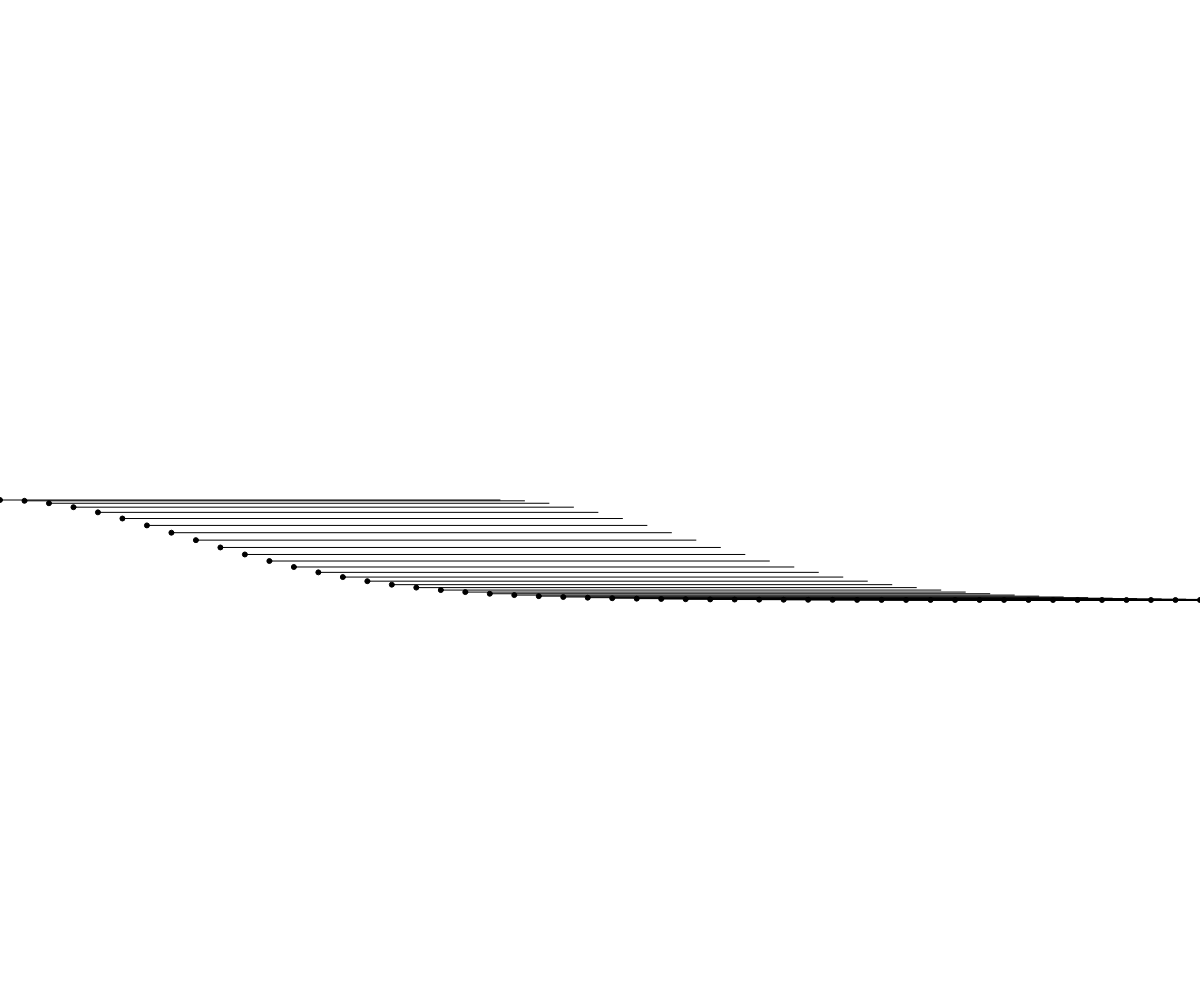
Frame 1 (no input)
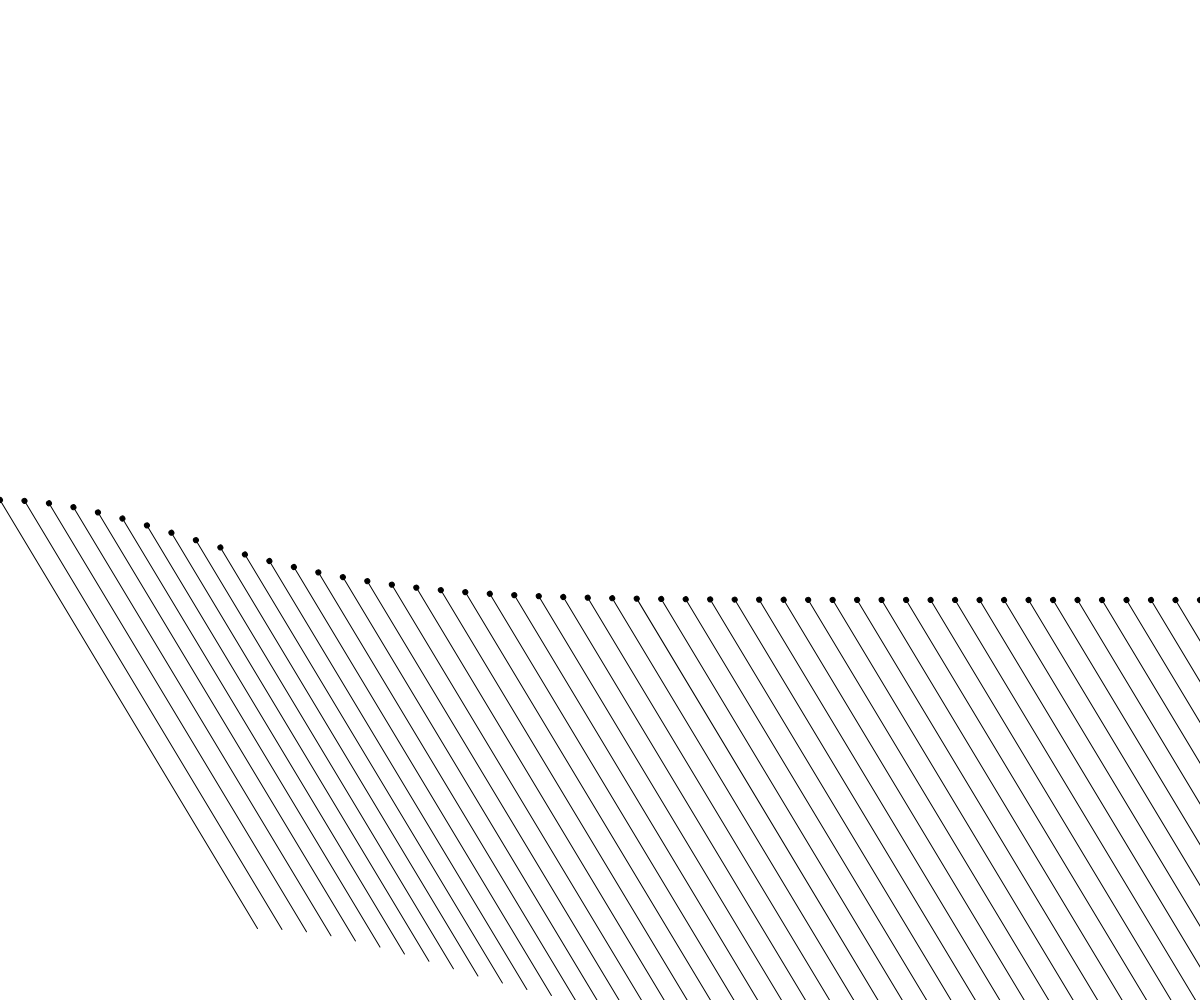
Frame 60 (no input)
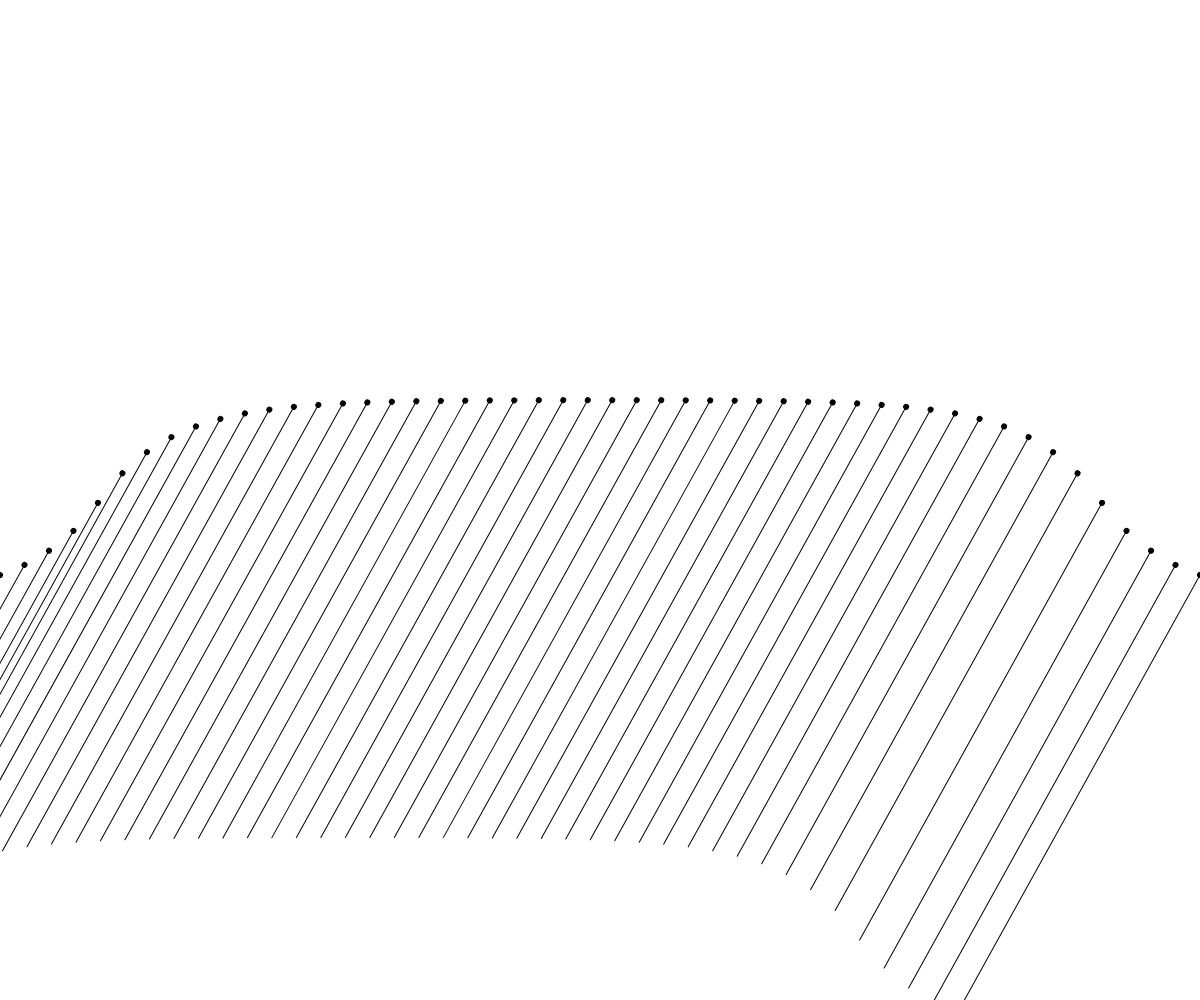
Frame 120 (the mouse pressed at the canvas centre since frame 60)

The p5.js sketch that drew these frames (run headless with seeded random() and noise() and a simulated clock; from frame 60 on, the mouse is pressed at the canvas centre):

// p5.js sketch
// ── sketch.js
let drehwinkel = 0;
let anzahl = 50;
let abstand;

function setup() {
  createCanvas(windowWidth, windowHeight);
  angleMode(DEGREES);
  abstand = width / (anzahl - 1);
}

function draw() {
  background(255);
  fill(0);
  rectMode(CENTER);

  for (let i = 0; i < anzahl; i = i + 1) {
    push();
    translate(i * abstand, height / 2);
    //Distanz zum Zeichnungsmittelpunkt
    let distanz = dist(mouseX, mouseY, i * abstand, height / 2);
    //Abhängig von der Distanz verschieben, bei viel Distanz gegen unten, bei wenig gegen oben
    //Statt linearem Mapping jetzt mit Easing
    let yposShift = easeInOutExpo(map(distanz, 0, height, 0, 1)) * 200 - 100;
    //Rotations- und Zeichenpunkt verschieben in der y-Achse 
    translate(0, yposShift);
    //rotieren
    rotate(drehwinkel);

    line(0, 0, 500, 0);
    ellipse(0, 0, 5);
    pop();

  }

  drehwinkel = drehwinkel + 1;
}

// Exponential Easing Funktion
// Quelle: https://easings.net/#easeInOutExpo
// Eingabe: Wert zwischen 0 und 1
// Ausgabe: Wert zwischen 0 und 1
function easeInOutExpo(x) {
  return x === 0
    ? 0
    : x === 1
      ? 1
      : x < 0.5 ? Math.pow(2, 20 * x - 10) / 2
        : (2 - Math.pow(2, -20 * x + 10)) / 2;

}
